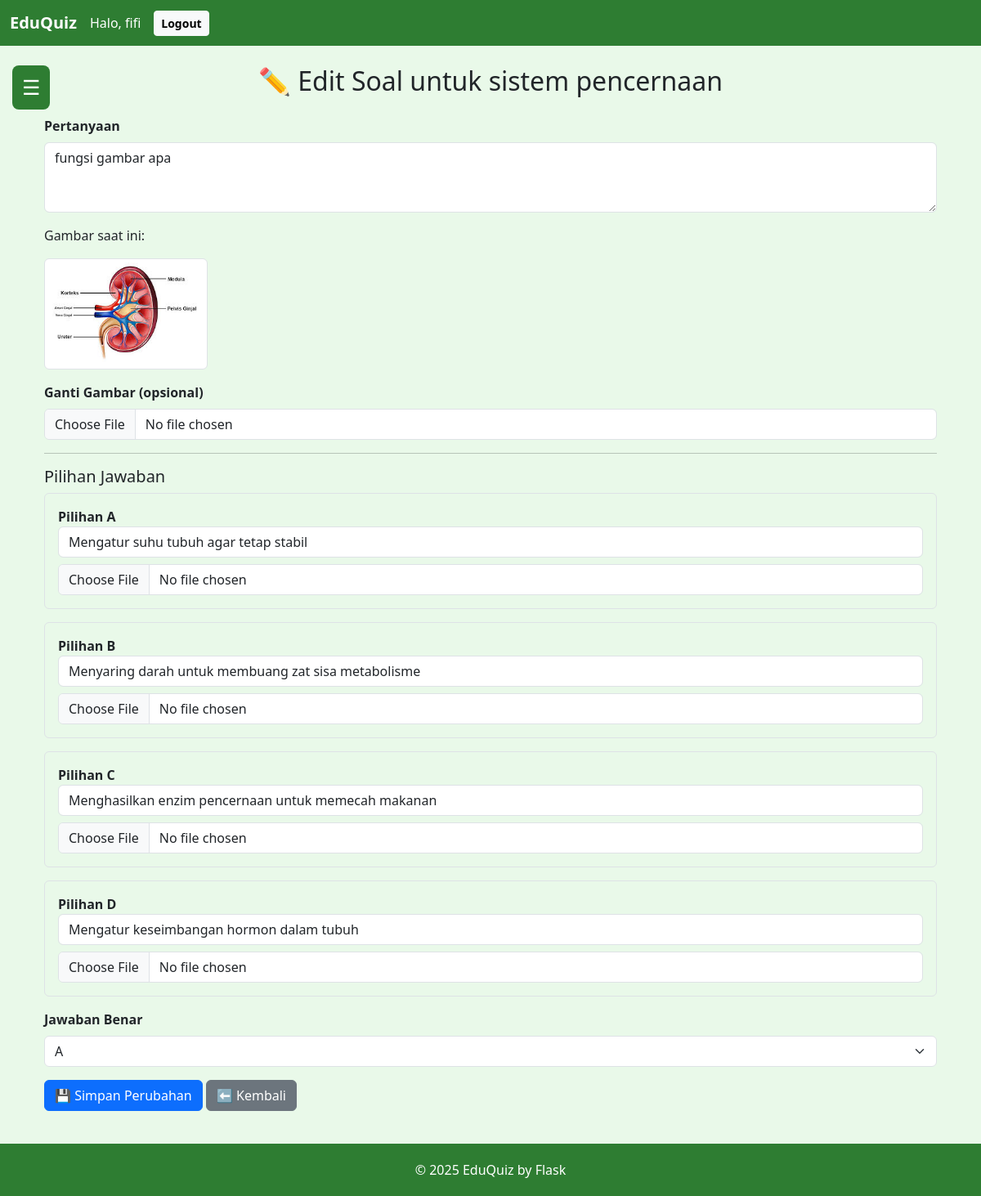
Page /teacher/question/2/edit (signed in) on the committed database.
### models.py (models this page shows)
class User(UserMixin, db.Model):
    __tablename__ = 'user'
    id = db.Column(db.Integer, primary_key=True)
    username = db.Column(db.String(64), unique=True, nullable=False, index=True)
    email = db.Column(db.String(120), unique=True, index=True)
    password_hash = db.Column(db.String(128))
    role = db.Column(db.Enum(Role), default=Role.student)
    created_at = db.Column(db.DateTime, default=datetime.utcnow)
    materials = db.relationship('Material', backref='author', lazy=True)
    quizzes = db.relationship('Quiz', backref='creator', lazy=True)
    submissions = db.relationship('Submission', backref='user', lazy=True)

class Quiz(db.Model):
    __tablename__ = 'quiz'
    id = db.Column(db.Integer, primary_key=True)
    title = db.Column(db.String(256), nullable=False)
    description = db.Column(db.Text)
    code = db.Column(db.String(20), unique=True, nullable=False)  # KODE MASUK QUIZ
    duration = db.Column(db.Integer, default=600)  # DALAM DETIK
    published = db.Column(db.Boolean, default=False)  # ✅ fixed
    subject = db.Column(db.String(100))
    created_at = db.Column(db.DateTime, default=db.func.now())
    created_by = db.Column(db.Integer, db.ForeignKey('user.id'))
    category_id = db.Column(db.Integer, db.ForeignKey('category.id'))
    questions = db.relationship(
        "Question",
        back_populates="quiz",
        lazy=True,
        cascade="all, delete-orphan"
    )
    submissions = db.relationship(
        'Submission',
        backref='quiz',
        lazy=True,
        cascade="all, delete-orphan"
    )

class Question(db.Model):
    __tablename__ = "question"
    id = db.Column(db.Integer, primary_key=True)
    text = db.Column(db.Text, nullable=False)
    image_filename = db.Column(db.String(255))
    quiz_id = db.Column(db.Integer, db.ForeignKey("quiz.id"), nullable=False)
    quiz = db.relationship("Quiz", back_populates="questions")
    choices = db.relationship("Choice", backref="question", cascade="all, delete-orphan")

class Choice(db.Model):
    __tablename__ = 'choice'
    id = db.Column(db.Integer, primary_key=True)
    question_id = db.Column(db.Integer, db.ForeignKey('question.id'))
    text = db.Column(db.String(512))
    image_filename = db.Column(db.String(256))
    is_correct = db.Column(db.Boolean, default=False)

### app.py (the view, shortened to what this page needs)
    @app.route("/teacher/question/<int:question_id>/edit", methods=["GET", "POST"])
    @login_required
    def edit_question(question_id):
        question = Question.query.get_or_404(question_id)
        quiz = Quiz.query.get_or_404(question.quiz_id)
        if current_user.role != Role.teacher or quiz.created_by != current_user.id:
            flash("Anda tidak memiliki izin untuk mengedit soal ini.", "danger")
            return redirect(url_for("teacher_dashboard"))
        return render_template("teacher/edit_question.html", question=question, quiz=quiz)

### templates/teacher/edit_question.html (shortened to what this page needs)
{% extends 'base.html' %}
{% block content %}
<div class="container mt-4">
    <h2 class="mb-4 text-center">✏️ Edit Soal untuk {{ quiz.title }}</h2>
    <form action="{{ url_for('edit_question', question_id=question.id) }}" method="POST" enctype="multipart/form-data">
        <div class="mb-3">
            <label class="form-label fw-bold">Pertanyaan</label>
            <textarea name="question" class="form-control" rows="3" required>{{ question.text }}</textarea>
        </div>
        {% if question.image_filename %}
            <div class="mb-3">
                <p>Gambar saat ini:</p>
                <img src="{{ url_for('uploaded_file', filename=question.image_filename) }}" class="img-thumbnail" width="200">
            </div>
        {% endif %}
        <div class="mb-3">
            <label class="form-label fw-bold">Ganti Gambar (opsional)</label>
            <input type="file" name="question_image" class="form-control">
        </div>
        <hr>
        <h5 class="mt-3">Pilihan Jawaban</h5>
        {% set options = ['A', 'B', 'C', 'D'] %}
        {% for opt in options %}
            {% set i = loop.index0 %}
            {% set choice = question.choices[i] if question.choices|length > i else None %}
            <div class="border p-3 rounded mb-3">
                <label class="fw-bold">Pilihan {{ opt }}</label>
                <input type="text" name="option_{{ opt|lower }}" value="{{ choice.text if choice else '' }}" class="form-control mb-2" placeholder="Teks pilihan {{ opt }}">
                <input type="file" name="image_{{ opt|lower }}" class="form-control">
            </div>
        {% endfor %}
        <div class="mb-3">
            <label class="form-label fw-bold">Jawaban Benar</label>
            <select name="correct_answer" class="form-select">
                {% for opt in options %}
                    <option value="{{ opt|lower }}"
                        {% if question.correct_answer == opt|lower %}selected{% endif %}>
                        {{ opt }}
                    </option>
                {% endfor %}
            </select>
        </div>
        <button type="submit" class="btn btn-primary">💾 Simpan Perubahan</button>
        <a href="{{ url_for('add_question', quiz_id=quiz.id) }}" class="btn btn-secondary">⬅️ Kembali</a>
    </form>
</div>
{% endblock %}

### templates/base.html (shortened to what this page needs)
<!DOCTYPE html>
<html lang="id">
<head>
  <link href="https://cdn.jsdelivr.net/npm/bootstrap@5.3.0/dist/css/bootstrap.min.css" rel="stylesheet">
</head>
<body>
  <nav class="navbar navbar-expand-lg navbar-dark">
    <div class="container-fluid">
      <a class="navbar-brand fw-bold" href="{{ url_for('index') }}">EduQuiz</a>
      <div class="collapse navbar-collapse" id="navMenu">
        <div class="d-flex align-items-center">
          {% if current_user.is_authenticated %}
            <span class="navbar-text me-3">
              Halo, {{ current_user.username }}
            </span>
            <a href="{{ url_for('logout') }}" class="btn btn-light btn-sm fw-bold">
              Logout
            </a>
          {% else %}
            <a href="{{ url_for('login') }}" class="btn btn-light btn-sm me-2">Login</a>
            <a href="{{ url_for('register') }}" class="btn btn-success btn-sm">Register</a>
          {% endif %}
        </div>
      </div>
    </div>
  </nav>
  <button id="hamburgerBtn">☰</button>
  <div class="container mt-4">
    {% block content %}{% endblock %}
  </div>
  <footer>© 2025 EduQuiz by Flask</footer>
</body>
</html>

### templates/base.html (style rules this page uses)
body { background-color: #e9f9e9; }
.navbar { background-color: #2e7d32 !important; }
.navbar-brand, .nav-link, .navbar-text { color: #fff !important; font-weight: 500; }
footer { margin-top: 40px; padding: 20px; text-align: center; background-color: #2e7d32; color: white; }
#hamburgerBtn { position: fixed; top: 80px; left: 15px; z-index: 1000; background: #2e7d32; border: none; color: white; font-size: 25px; padding: 8px 12px; border-radius: 8px; }

### rows in the picture
User: username "fifi"
Quiz: title "sistem pencernaan"
Question: question "fungsi gambar apa", image_filename (picture)
Choice: option_a "Mengatur suhu tubuh agar tetap stabil"
Choice: option_b "Menyaring darah untuk membuang zat sisa metabolisme"
Choice: option_c "Menghasilkan enzim pencernaan untuk memecah makanan"
Choice: option_d "Mengatur keseimbangan hormon dalam tubuh"

### other values in the picture
{{ opt }} "A" "B" "C" "D"
form field correct_answer "A"
